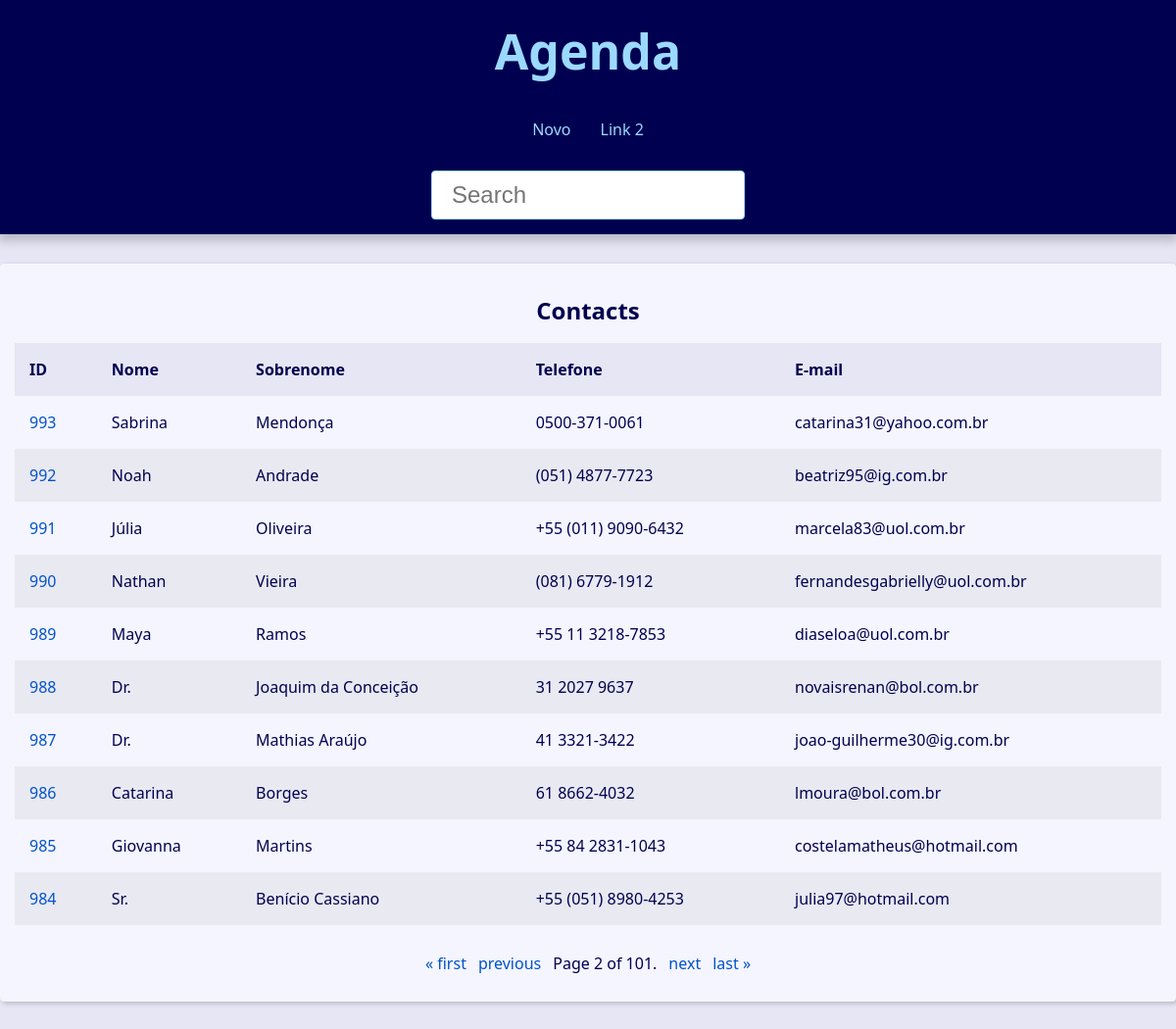
The page /?page=2&q= on the database its author committed.
### contact/models.py (models this page shows, shortened)
class Contact(models.Model):
    first_name = models.CharField(max_length=50)
    last_name = models.CharField(max_length=50, blank=True)
    phone = models.CharField(max_length=50)
    email = models.EmailField(max_length=254, blank=True)
    created_date = models.DateTimeField(default=timezone.now)
    description = models.TextField(blank=True)
    show = models.BooleanField(default=True)
    picture = models.ImageField(blank=True, upload_to='pictures/%Y/%m/')
    owner = models.ForeignKey(
        User,
        on_delete=models.SET_NULL,
        blank=True, null=True
    )
    category = models.ForeignKey(
        Category,
        on_delete=models.SET_NULL,
        blank=True, null=True
    )

### contact/views/contact_views.py (the view)
# urls.py: path('', views.index, name='index'),
def index(request):
    contacts = Contact.objects \
        .filter(show=True)\
        .order_by('-id')
    paginator = Paginator(contacts, 10)
    page_number = request.GET.get("page")
    page_obj = paginator.get_page(page_number)
    context = {
        'page_obj': page_obj,
        'site_title': ' - Contatos',
    }
    return render(
        request,
        'contact/index.html',
        context
    )

### contact/templates/contact/index.html
{% extends 'global/base.html' %}
{% block content %}
  {% if page_obj %}
    <div class="responsive-table">
      <table class="contacts-table">
        <caption class="table-caption ">
          Contacts
        </caption>
        <thead>
          <tr class="table-row table-row-header">
            <th class="table-header">ID</th>
            <th class="table-header">Nome</th>
            <th class="table-header">Sobrenome</th>
            <th class="table-header">Telefone</th>
            <th class="table-header">E-mail</th>
          </tr>
        </thead>
        <tbody>
          {% for contact in page_obj %}
            <tr class="table-row">
              <td class="table-cel">
                <a
                  class="table-link"
                  href="{% url 'contact:contact' contact.id %}"
                >
                  {{ contact.id }}
                </a>
              </td>
              <td class="table-cel">
                {{ contact.first_name }}
              </td>
              <td class="table-cel">
                {{ contact.last_name }}
              </td>
              <td class="table-cel">
                {{ contact.phone }}
              </td>
              <td class="table-cel">
                {{ contact.email }}
              </td>
            </tr>
          {% endfor %}
        </tbody>
      </table>
    </div>
  {% else %}
    <div class="single-contact">
      <h1 class="single-contact-name">
        <p align="center">Nenhum contato encontrado.</p>
      </h1>
    </div>
  {% endif %}
{% endblock content %}

### base/static/global/css/style.css (style rules this page uses)
:root { --spacing: 1.5rem; --link-dark-color: rgb(0, 83, 200); --link-light-color: rgb(156, 217, 255); --clr-white: rgb(245, 245, 255); --clr-blue: rgb(0, 0, 80); --clr-light-gray: rgb(230, 230, 245); --clr-dark-shadow-5: rgba(0, 0, 10, 5%); --clr-dark-shadow-10: rgba(0, 0, 10, 10%); --clr-dark-shadow-20: rgba(0, 0, 10, 20%); --clr-light-shadow-5: rgba(200, 200, 255, 5%); --clr-light-shadow-10: rgba(200, 200, 255, 20%); --clr-light-shadow-20: rgba(200, 200, 255, 20%); --main-page-width: 120rem; --table-min-width: 60rem; --biggest-font-size: 5rem; --bigger-font-size: 4rem; --big-font-size: 3.2rem; --medium-font-size: 2.4rem; --small-font-size: 1.6rem; --smaller-font-size: 1.4rem; --smallest-font-size: 1.2rem; --transition-fast: 300ms; --transition-medium: 600ms; --transition-slow: 1s; --default-border-radius: 4px; }
*, *::before, *::after { margin: 0; padding: 0; box-sizing: border-box; }
html { font-size: 62.5%; }
body { font-family: system-ui, -apple-system, BlinkMacSystemFont, 'Segoe UI', Roboto, Oxygen, Ubuntu, Cantarell, 'Open Sans', 'Helvetica Neue', sans-serif; line-height: 1.5; font-size: var(--small-font-size); color: var(--clr-blue); -webkit-font-smoothing: antialiased; background: var(--clr-light-gray); }
.responsive-table { width: 100%; overflow-x: auto; }
.contacts-table { width: 100%; min-width: var(--table-min-width); border-collapse: collapse; }
.table-caption { font-size: var(--medium-font-size); font-weight: bold; padding: var(--spacing); }
.table-row { text-align: left; text-overflow: ellipsis; transition: background-color var(--transition-fast) ease-in-out; }
.table-row:nth-of-type(2n) { background: var(--clr-dark-shadow-5); }
.table-row-header { background: var(--clr-light-gray); color: var(--clr-blue); }
.table-cel, .table-header { padding: var(--spacing); }
.table-link { color: var(--link-dark-color); transition: color var(--transition-fast) ease-in-out; text-decoration: none; }

### rows shown on the page
Contact: id "993", first_name "Sabrina", last_name "Mendonça", phone "0500-371-0061", email "catarina31@yahoo.com.br"
Contact: id "992", first_name "Noah", last_name "Andrade", phone "(051) 4877-7723", email "beatriz95@ig.com.br"
Contact: id "991", first_name "Júlia", last_name "Oliveira", phone "+55 (011) 9090-6432", email "marcela83@uol.com.br"
Contact: id "990", first_name "Nathan", last_name "Vieira", phone "(081) 6779-1912", email "fernandesgabrielly@uol.com.br"
Contact: id "989", first_name "Maya", last_name "Ramos", phone "+55 11 3218-7853", email "diaseloa@uol.com.br"
Contact: id "988", first_name "Dr.", last_name "Joaquim da Conceição", phone "31 2027 9637", email "novaisrenan@bol.com.br"
Contact: id "987", first_name "Dr.", last_name "Mathias Araújo", phone "41 3321-3422", email "joao-guilherme30@ig.com.br"
Contact: id "986", first_name "Catarina", last_name "Borges", phone "61 8662-4032", email "lmoura@bol.com.br"
Contact: id "985", first_name "Giovanna", last_name "Martins", phone "+55 84 2831-1043", email "costelamatheus@hotmail.com"
Contact: id "984", first_name "Sr.", last_name "Benício Cassiano", phone "+55 (051) 8980-4253", email "julia97@hotmail.com"

### other values the page prints
{{ page_obj.number }} "2"
{{ page_obj.paginator.num_pages }} "101"
